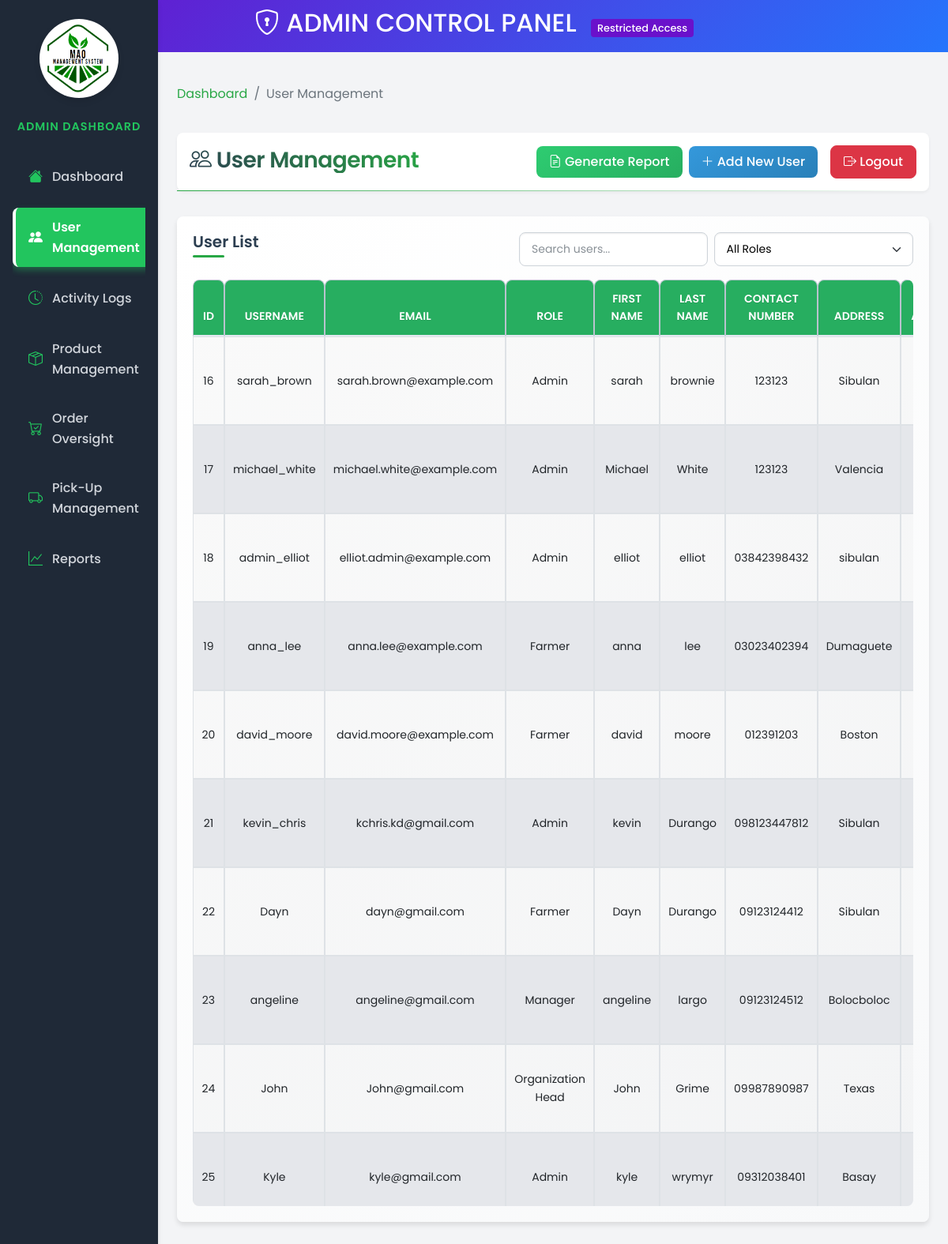
The app's page /views/admin/user-management.php (signed in) with its own data.
### tables this page shows
CREATE TABLE `users` (
  `user_id` int(11) NOT NULL,
  `username` varchar(50) NOT NULL,
  `password` varchar(255) NOT NULL,
  `email` varchar(100) NOT NULL,
  `role_id` int(11) DEFAULT NULL,
  `created_at` timestamp NOT NULL DEFAULT current_timestamp(),
  `updated_at` timestamp NOT NULL DEFAULT current_timestamp() ON UPDATE current_timestamp(),
  `first_name` varchar(100) NOT NULL,
  `last_name` varchar(100) NOT NULL,
  `contact_number` varchar(20) DEFAULT NULL,
  `address` text DEFAULT NULL
);

CREATE TABLE `roles` (
  `role_id` int(11) NOT NULL,
  `role_name` varchar(50) NOT NULL
);

### models/user.php (called while the page is built, shortened)
<?php
require_once 'Database.php';
class User
{
    private $conn;
    public function __construct()
    {
        $database = new Database();
        $this->conn = $database->connect();
    }
    public function getUsers()
    {
        try {
            $query = "SELECT user_id, username, email, role_id, first_name, last_name, contact_number, address FROM users";
            $stmt = $this->conn->query($query);
            return $stmt->fetchAll(PDO::FETCH_ASSOC);
        } catch (PDOException $e) {
            die("Error fetching users: " . $e->getMessage());
        }
    }
    public function getRoles()
    {
        try {
            $query = "SELECT * FROM roles";
            $stmt = $this->conn->query($query);
            return $stmt->fetchAll(PDO::FETCH_ASSOC);
        } catch (PDOException $e) {
            die("Error fetching roles: " . $e->getMessage());
        }
    }
}
?>

### models/database.php (called while the page is built)
<?php
class Database {
    private $host = 'localhost';
    private $db = 'farmersmarketdb';
    private $user = 'root';
    private $pass = '';
    private $charset = 'utf8mb4';
    public $conn;
    public function connect() {
        if ($this->conn === null) {
            try {
                $dsn = "mysql:host=$this->host;dbname=$this->db;charset=$this->charset";
                $this->conn = new PDO($dsn, $this->user, $this->pass);
                $this->conn->setAttribute(PDO::ATTR_ERRMODE, PDO::ERRMODE_EXCEPTION);
            } catch (PDOException $e) {
                echo 'Connection failed: ' . $e->getMessage();
                exit;
            }
        }
        return $this->conn;
    }
}
?>

### views/admin/user-management.php (the view, shortened to what this page needs)
<?php
require_once '../../models/User.php';
$userClass = new User();
$users = $userClass->getUsers();
$roles = $userClass->getRoles();
?>
<!DOCTYPE html>
<html lang="en">
<head>
  <link href="https://stackpath.bootstrapcdn.com/bootstrap/4.5.2/css/bootstrap.min.css" rel="stylesheet">
  <link href="https://cdn.jsdelivr.net/npm/bootstrap-icons/font/bootstrap-icons.css" rel="stylesheet">
  <link rel="stylesheet" href="../../public/style/admin.css">
  <link rel="stylesheet" href="../../public/style/admin-sidebar.css">
  <link rel="stylesheet" href="../../public/style/user-management.css">
</head>
<body>
  <div class="admin-header text-center">
    <h2><i class="bi bi-shield-lock"></i> ADMIN CONTROL PANEL <span class="admin-badge">Restricted Access</span></h2>
  </div>
  <div class="container-fluid">
    <div class="row">
      <?php include '../global/admin-sidebar.php'; ?>
      <main role="main" class="col-md-9 ml-sm-auto col-lg-10 px-4 py-4">
        <nav aria-label="breadcrumb">
          <ol class="breadcrumb">
            <li class="breadcrumb-item"><a href="admin-dashboard.php">Dashboard</a></li>
            <li class="breadcrumb-item active" aria-current="page">User Management</li>
          </ol>
        </nav>
        <div class="page-header">
          <h1 class="h2"><i class="bi bi-people"></i> User Management</h1>
          <div class="d-flex align-items-center">
            <button class="btn btn-success mr-2" onclick="generateReport()">
              <i class="bi bi-file-earmark-text"></i> Generate Report
            </button>
            <button class="btn btn-primary mr-2" data-toggle="modal" data-target="#addUserModal">
              <i class="bi bi-plus-lg"></i> Add New User
            </button>
            <form method="POST">
              <button type="submit" name="logout" class="btn btn-danger">
                <i class="bi bi-box-arrow-right"></i> Logout
              </button>
            </form>
          </div>
        </div>
        <div class="card custom-card table-container mb-4">
          <div class="card-body">
            <div class="d-flex justify-content-between align-items-center mb-3">
              <h5 class="card-title">User List</h5>
              <div class="d-flex">
                <input type="text" id="searchUser" class="form-control mr-2" placeholder="Search users...">
                <select id="roleFilter" class="form-control">
                  <option value="">All Roles</option>
                </select>
              </div>
            </div>
            <div class="table-responsive">
              <table class="table table-hover table-striped table-bordered mb-0">
                <thead>
                  <tr>
                    <th>ID</th>
                    <th>Username</th>
                    <th>Email</th>
                    <th>Role</th>
                    <th>First Name</th>
                    <th>Last Name</th>
                    <th>Contact Number</th>
                    <th>Address</th>
                    <th>Actions</th>
                  </tr>
                </thead>
                <tbody>
                  <?php foreach ($users as $user): ?>
                  <tr>
                    <td><?= htmlspecialchars($user['user_id']) ?></td>
                    <td><?= htmlspecialchars($user['username']) ?></td>
                    <td><?= htmlspecialchars($user['email']) ?></td>
                    <td>
                      <?php
                        foreach ($roles as $role) {
                          if ($role['role_id'] == $user['role_id']) {
                              echo htmlspecialchars($role['role_name']);
                              break;
                          }
                        }
                      ?>
                    </td>
                    <td><?= htmlspecialchars($user['first_name']) ?></td>
                    <td><?= htmlspecialchars($user['last_name']) ?></td>
                    <td><?= htmlspecialchars($user['contact_number']) ?></td>
                    <td><?= htmlspecialchars($user['address']) ?></td>
                    <td>
                    </td>
                  </tr>
                  <?php endforeach; ?>
                </tbody>
              </table>
            </div>
          </div>
        </div>
      </main>
    </div>
  </div>
</body>
</html>

### public/style/admin.css (style rules this page uses)
:root { --primary: #3f51b5; --secondary: #4caf50; --info: #2196f3; --warning: #ffc107; --danger: #f44336; --dark: #212121; --light: #f8f9fa; --shadow-sm: 0 2px 8px rgba(0, 0, 0, 0.06); --shadow-md: 0 5px 15px rgba(0, 0, 0, 0.07); --shadow-lg: 0 8px 25px rgba(0, 0, 0, 0.1); --transition: all 0.3s ease; --radius: 12px; }
body { background-color: #f3f4f6; color: #475569; font-family: "Poppins", sans-serif; font-size: 16px; line-height: 1.6; margin: 0; padding: 0; overflow-x: hidden; }
.table-container { background-color: #ffffff; border-radius: 10px; box-shadow: 0 4px 8px rgba(0, 0, 0, 0.1); margin-top: 20px; }
.table-responsive { overflow-y: auto; border-radius: 10px; }
.table { margin-bottom: 0; width: 100%; border-collapse: separate; border-spacing: 0; }
.table thead th { background-color: #198754; color: #ffffff; text-transform: uppercase; font-size: 14px; padding: 12px; text-align: center; border-top-left-radius: 8px; border-top-right-radius: 8px; border-bottom: 2px solid #e2e8f0; position: sticky; top: 0; z-index: 1; }
.table th, .table td { text-align: center; vertical-align: middle; padding: 10px; border: 1px solid #e2e8f0; font-size: 14px; }
.table tbody tr { background-color: #f9fafb; transition: all 0.2s ease-in-out; }
.table tbody tr:nth-child(even) { background-color: #e5e7eb; }
.btn-primary { background: linear-gradient(to right, #22c55e, #16a34a); border: none; padding: 0.8rem 1.6rem; font-weight: 600; color: #ffffff; border-radius: 10px; transition: all 0.3s ease-in-out; }
.table-responsive { max-height: 70vh; overflow-y: auto; position: relative; }
.table thead th { position: sticky; top: 0; background-color: #27ae60; z-index: 1; border-bottom: 2px solid #e2e8f0; }

### public/style/admin-sidebar.css (style rules this page uses)
:root { --primary-color: #28a745; --primary-light: #e8f5e9; --sidebar-bg: #1f2937; --sidebar-hover: #16a34a; --sidebar-active: #22c55e; --sidebar-text: #d1d5db; --sidebar-icon: #22c55e; --transition: all 0.3s ease; --radius: 10px; --shadow-md: 0 4px 6px rgba(0, 0, 0, 0.1); }

### views/admin/user-management.php (style rules this page uses)
.admin-header { background: linear-gradient(135deg, #6a11cb 0%, #2575fc 100%); color: white; padding: 10px 0; }
.admin-badge { background-color: #6a11cb; color: white; font-size: 0.8rem; padding: 3px 8px; border-radius: 4px; margin-left: 10px; }

### records on screen
users: user_id "16", username "sarah_brown", email "sarah.brown@example.com", first_name "sarah", last_name "brownie", contact_number "123123", address "Sibulan"
roles: role_name "Admin"
users: user_id "17", username "michael_white", email "michael.white@example.com", first_name "Michael", last_name "White", contact_number "123123", address "Valencia"
users: user_id "18", username "admin_elliot", email "elliot.admin@example.com", first_name "elliot", last_name "elliot", contact_number "03842398432", address "sibulan"
users: user_id "19", username "anna_lee", email "anna.lee@example.com", first_name "anna", last_name "lee", contact_number "03023402394", address "Dumaguete"
roles: role_name "Farmer"
users: user_id "20", username "david_moore", email "david.moore@example.com", first_name "david", last_name "moore", contact_number "012391203", address "Boston"
users: user_id "21", username "kevin_chris", email "kchris.kd@gmail.com", first_name "kevin", last_name "Durango", contact_number "098123447812", address "Sibulan"
users: user_id "22", username "Dayn", email "dayn@gmail.com", first_name "Dayn", last_name "Durango", contact_number "09123124412", address "Sibulan"
users: user_id "23", username "angeline", email "angeline@gmail.com", first_name "angeline", last_name "largo", contact_number "09123124512", address "Bolocboloc"
roles: role_name "Manager"
users: user_id "24", username "John", email "John@gmail.com", first_name "John", last_name "Grime", contact_number "09987890987", address "Texas"
roles: role_name "Organization Head"
users: user_id "25", username "Kyle", email "kyle@gmail.com", first_name "kyle", last_name "wrymyr", contact_number "09312038401", address "Basay"
